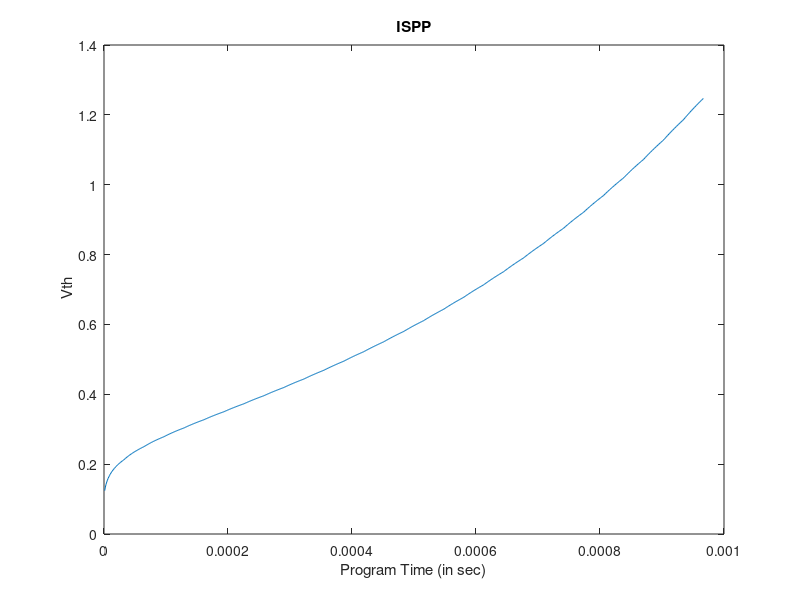
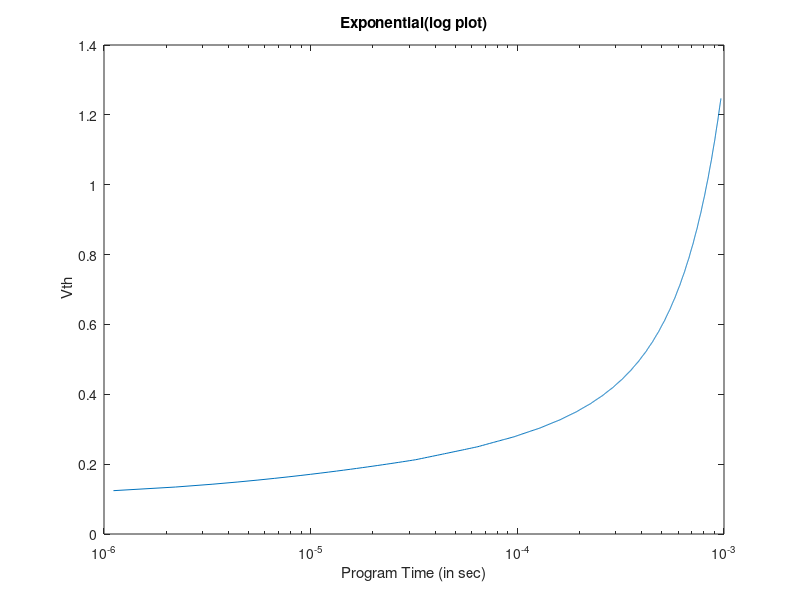

Reproduce these figures in MATLAB, in order.
clear
beta  = 0.20;
%tou = a exp(bv);
a =1.367E5;
b = -1.304;
%vt =  V_{th} = v_max*(1-exp(-1*(\frac{t}{tou})^{beta}))
tmax = 1e-3;
v_max = 17;
%delta v = 20300 mv
n =30;%no of steps
m =30 ;%no points within that step
del_t = tmax/(n*m);
tou = zeros(n,1);%toue for different steps

del_v =0.2;
V_prs =del_v; 
final_vt = zeros (m*n,1);

t_effective  =del_t;
tou_start = a*exp(b*V_prs);
dummy = zeros (m*n,1);
delta_vt = zeros (n,1);
previous = 0;
for i = 1:n
    for j = 1:m
     final_vt((i-1)*m + j,1) =v_max*(1-exp(-1*((t_effective/tou_start)^beta))); 
     t_effective = t_effective + del_t;
     last = final_vt((i-1)*m + j,1);
     %dummy ((i-1)*m + j,1) = t_effective;
    end
    %t_effective = t_effective - del_t;
    V_prs = V_prs + del_v;
    tou_start = a*exp(b*V_prs);
    t_effective = tou_start * exp ((1/beta)*log(-1*(log(1-( final_vt((i-1)*m + j,1)/v_max)))));
    %dummy (i) = t_effective;
    %delta_vt(i) = last - previous;
    previous = last;
end
t_actual = zeros (m*n,1);
pre = final_vt(1);

k = 1;
for i = 2:m*n
    if final_vt(i) ~= pre
        vt_new(k) = final_vt(i);
        k = k+1;
    end
    pre = final_vt(i);
end
    
  
for  i = 2: n*(m -1) 
    t_actual(i) = t_actual(i-1) +del_t;
end
t_actual = t_actual + del_t;
vt_new = transpose(vt_new);
t_actual = t_actual (1:k-1);
figure(1)
plot(t_actual,vt_new)
xlabel ('Program Time (in sec)')
ylabel(' Vth')
title('ISPP')%

figure(2)
semilogx(t_actual,vt_new)
xlabel ('Program Time (in sec)')
ylabel(' Vth')
title('Exponential(log plot)')%
% figure(3)
% plot(dummy)
% figure(4)
% plot(delta_vt())
